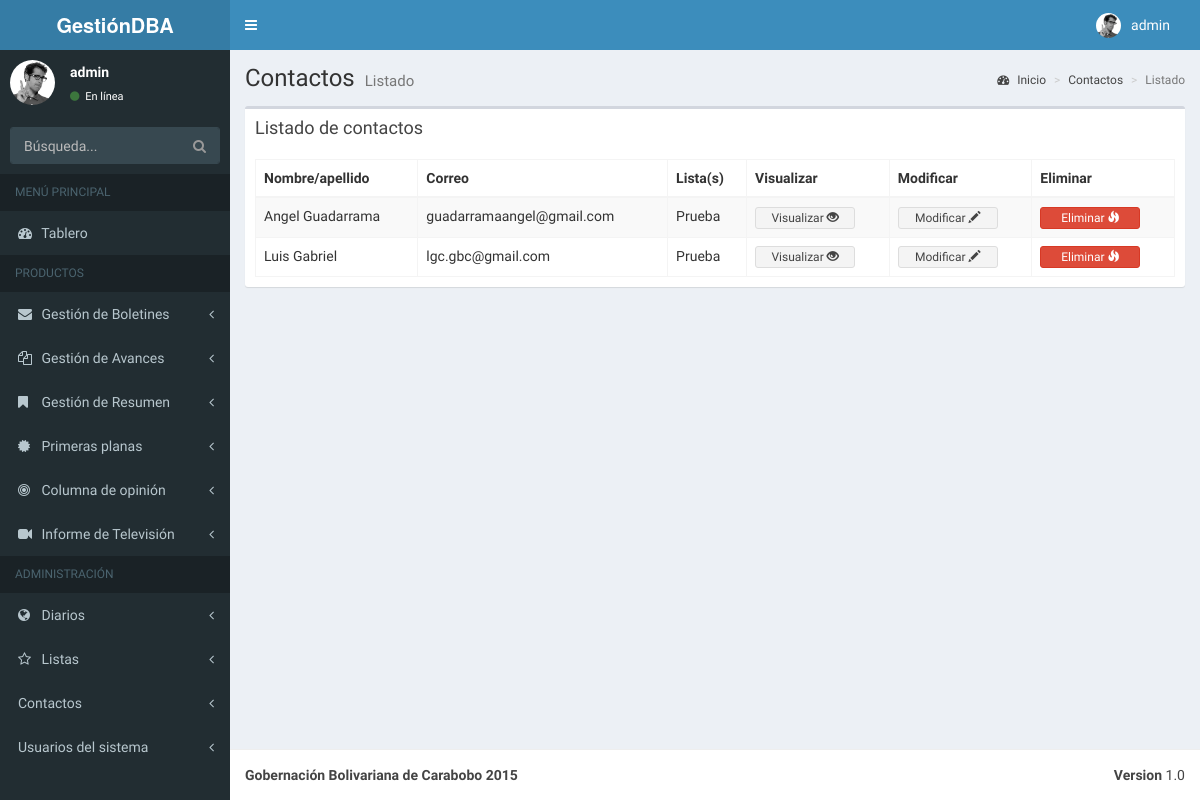
Screenshot of /administracion/contactos/ (signed in) with the database file from the repository.
### BoletinAvances/apps/contactos/models.py (models this page shows, shortened)
class Contactos(models.Model):
    nombre_contacto = models.CharField(max_length=50, verbose_name='Nombre y apellido del contacto')
    institucion = models.CharField(max_length=50, verbose_name='Institucion')
    telefono = models.CharField(max_length=50, verbose_name='Telefono', blank=True)
    correo = models.EmailField(verbose_name='Correo', blank=True)
    listas = models.ManyToManyField(Listas)
    class Meta:
        verbose_name_plural = "Agregar Contactos"
        ordering = ('nombre_contacto', )

### BoletinAvances/apps/listas/models.py (models this page shows)
class Listas(models.Model):
    tipo_lista = models.CharField(max_length=20, choices=TIPO_LISTA, default='Boletin', verbose_name='Tipo de lista')
    nombre_lista = models.CharField(max_length=100, verbose_name='Nombre de la lista', unique=True)
    descripcion_lista = models.TextField(max_length=1000, verbose_name='Descripcion de la lista')
    class Meta:
        verbose_name_plural = "Agregar Listas"
        ordering = ('nombre_lista', )
    def __unicode__(self):
        listas = "%s" % (self.nombre_lista)
        return listas

### BoletinAvances/apps/contactos/views.py (the view)
class ContactosListView(ListView):
    model = ContactosForm
    queryset = Contactos.objects.order_by('id')
    context_object_name = "Contactos"
    template_name = "contactos/contactos.html"

### BoletinAvances/templates/contactos/contactos.html
{% extends 'menu/menu.html' %}
{% block content-wrapper %}
{% load static %}
        <section class="content-header">
          <h1>
            Contactos
            <small>Listado</small>
          </h1>
          <ol class="breadcrumb">
            <li><a href="#"><i class="fa fa-dashboard"></i> Inicio</a></li>
            <li><a href="#">Contactos</a></li>
            <li class="active">Listado</li>
          </ol>
        </section>
        <section class="content">
          <div class="row">
            <div class="col-xs-12">
              <div class="box">
                <div class="box-header">
                  <h3 class="box-title">Listado de contactos</h3>
                </div>
                <div class="box-body">
                  <table id="example1" class="table table-bordered table-striped">
                    <thead>
                      <tr>
						<th>Nombre/apellido</th>
						<th>Correo</th>
						<th>Lista(s)</th>
						<th style="font-weight: bold;">Visualizar</th>
						<th style="font-weight: bold;">Modificar</th>
						<th style="font-weight: bold;">Eliminar</th>
                      </tr>
                    </thead>
					<tbody>
					  {% for p in Contactos %}
					  <tr>
						<td>{{ p.nombre_contacto }}</td>
						<td>{{ p.correo }}</td>
					<td>
            {% if p.listas.all.count > 1 %}
  		        {{ p.listas.all.count }}
            {% else %}
              {% for listas in p.listas.all %}
                {{ listas }}
              {% endfor %}
            {% endif %}
					</td>
						<td><a href="{% url 'singlecontactos_view' p.id %}"><button style="width:100px" type="button" class="btn btn-default btn-xs">Visualizar <span class="glyphicon glyphicon-eye-open"></span></button></a></td>
						<td><a href="{% url 'contactos_update' p.id %}"><button style="width:100px" type="button" class="btn btn-default btn-xs">Modificar <span class="glyphicon glyphicon-pencil"></span></button></a></td>
						<td><a href="{% url 'contactos_delete' p.id %}"><button style="width:100px" type="button" class="btn btn-danger btn-xs">Eliminar <span class="glyphicon glyphicon-fire"></span></button></a></td>
					  </tr>
					  {% endfor %}
					</tbody>
                  </table>
                </div>
              </div>
            </div>
          </div>
        </section>
{% endblock %}

### BoletinAvances/templates/menu/menu.html (shortened to what this page needs)
{% extends 'base.html' %}
{% block content %}
{% load static %}
    <div class="wrapper">
      <header class="main-header">
        <a href="/tablero/" class="logo"><b>GestiónDBA</b></a>
        <nav class="navbar navbar-static-top" role="navigation">
          <a href="#" class="sidebar-toggle" data-toggle="offcanvas" role="button">
          </a>
          <div class="navbar-custom-menu">
            <ul class="nav navbar-nav">
              <li class="dropdown user user-menu">
                <a href="#" class="dropdown-toggle" data-toggle="dropdown">
                  <img src="../media/AdminLTE-2.0.4/dist/img/user2-160x160.jpg" class="user-image" alt="User Image"/>
                  <span class="hidden-xs">{{ user.username }}</span>
                </a>
              </li>
            </ul>
          </div>
        </nav>
      </header>
      <aside class="main-sidebar">
        <section class="sidebar">
          <div class="user-panel">
            <div class="pull-left image">
              <img src="../media/AdminLTE-2.0.4/dist/img/user2-160x160.jpg" class="img-circle" alt="User Image" />
            </div>
            <div class="pull-left info">
              <p>{{ user.username }}</p>
              <a href="#"><i class="fa fa-circle text-success"></i> En línea</a>
            </div>
          </div>
          <form action="#" method="get" class="sidebar-form">
            <div class="input-group">
              <input type="text" name="q" class="form-control" placeholder="Búsqueda..."/>
              <span class="input-group-btn">
                <button type='submit' name='search' id='search-btn' class="btn btn-flat"><i class="fa fa-search"></i></button>
              </span>
            </div>
          </form>
          <ul class="sidebar-menu">
            <li class="header">MENÚ PRINCIPAL</li>
            <li>
              <a href="/tablero/">
                <i class="fa fa-dashboard"></i> <span>Tablero</span>
              </a>
            </li>
            <li class="header">PRODUCTOS</li>
            <li class="treeview">
              <a href="#">
                <i class="fa fa-envelope"></i> <span>Gestión de Boletines</span>
                <i class="fa fa-angle-left pull-right"></i>
              </a>
            </li>
            <li class="treeview">
              <a href="#">
                <i class="fa fa-files-o"></i> <span>Gestión de Avances</span>
                <i class="fa fa-angle-left pull-right"></i>
              </a>
            </li>
            <li class="treeview">
              <a href="#">
                <i class="fa fa-bookmark"></i> <span>Gestión de Resumen </span>
                <i class="fa fa-angle-left pull-right"></i>
              </a>
            </li>
            <li class="treeview">
              <a href="#">
                <i class="fa fa-certificate"></i> <span>Primeras planas</span>
                <i class="fa fa-angle-left pull-right"></i>
              </a>
            </li>
            <li class="treeview">
              <a href="#">
                <i class="fa fa-bullseye"></i> <span>Columna de opinión</span>
                <i class="fa fa-angle-left pull-right"></i>
              </a>
            </li>
            <li class="treeview">
              <a href="#">
                <i class="fa fa-video-camera"></i> <span>Informe de Televisión</span>
                <i class="fa fa-angle-left pull-right"></i>
              </a>
            </li>
            <li class="header">ADMINISTRACIÓN</li>
            <li class="treeview">
              <a href="#">
                <i class="fa fa-globe"></i> <span>Diarios</span>
                <i class="fa fa-angle-left pull-right"></i>
              </a>
            </li>
            <li class="treeview">
              <a href="#">
                <i class="fa fa-star-o"></i> <span>Listas</span>
                <i class="fa fa-angle-left pull-right"></i>
              </a>
            </li>
            <li class="treeview">
              <a href="#">
                 <span>Contactos</span>
                <i class="fa fa-angle-left pull-right"></i>
              </a>
            </li>
            <li class="treeview">
              <a href="#">
                 <span>Usuarios del sistema</span>
                <i class="fa fa-angle-left pull-right"></i>
              </a>
            </li>
          </ul>
        </section>
      </aside>
      <div id="content-wrapper" class="content-wrapper">
        {% block content-wrapper %}{% endblock content-wrapper %}
      </div>
      <footer class="main-footer">
        <div class="pull-right hidden-xs">
          <b>Version</b> 1.0
        </div>
        <strong>Gobernación Bolivariana de Carabobo 2015</strong>
      </footer>
    </div>
{% endblock content %}

### rows the page displays
Contactos: nombre_contacto "Angel Guadarrama", correo "guadarramaangel@gmail.com"
Listas: nombre_lista "Prueba"
Contactos: nombre_contacto "Luis Gabriel", correo "lgc.gbc@gmail.com"

### other values shown
{{ user.username }} "admin"
